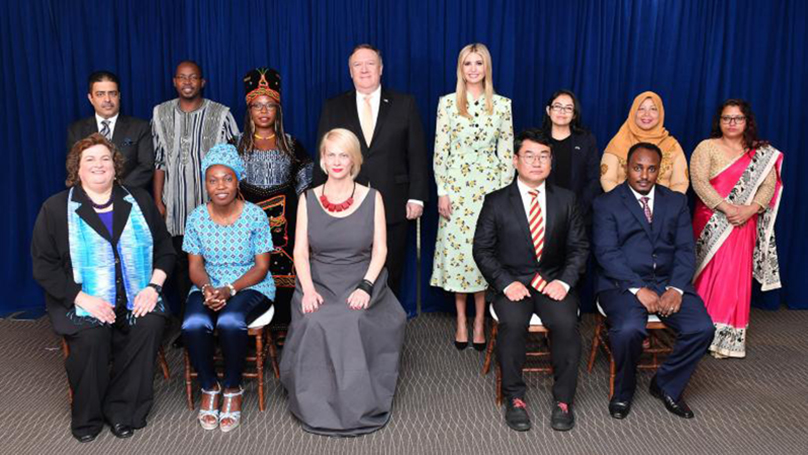
#> input picture face recognize/faces/group_photos.jpg, 808 x 455 px
$ python 'face recognize.py'
#> lines starting #> are read from the running program, lines starting #| are printed output that depends on the picture; after the words box and inside, x2 and y2 are one past the last pixel; in counts of white or black regions, pixels touching at a corner belong together
import cv2
from PIL import  Image
casc_path = './cascade_files/haarcascade_frontalface_default.xml'
Face_Cascade = cv2.CascadeClassifier(casc_path)
image = cv2.imread('./faces/group_photos.jpg')
#> image is the input picture: shape (455, 808, 3); mean B, G, R 88.7, 73.1, 76.9
pil_image = Image.open('./faces/group_photos.jpg')
faces = Face_Cascade.detectMultiScale(image,
                                      scaleFactor=1.1,
                                      minNeighbors=4,
                                      minSize=(3,3),
                                      maxSize=(57,57))
#> faces = 13 rows, first 6: [456, 50, 35, 35], [173, 66, 29, 29], [88, 80, 36, 36], [547, 95, 31, 31], [717, 107, 32, 32], [320, 141, 38, 38]
count = 1
for x,y,w,h in faces:
    cv2.rectangle(image,(x,y),(x+w,y+h),(0,255,0),2)

    cv2.rectangle(image,(x,y),(x+w,y+h),(0,255,0),2)
    filename = './media/face' +str(count) + '.jpg'
    image_crop = pil_image.crop((x,y,x+w,y+h))
    image_crop.save(filename)
    count += 1
#> this loop made 13 passes
#> (x, y, w, h, filename) on passes 1 to 12: (456, 50, 35, 35, './media/face1.jpg'), (173, 66, 29, 29, './media/face2.jpg'), (88, 80, 36, 36, './media/face3.jpg'), (547, 95, 31, 31, './media/face4.jpg'), (717, 107, 32, 32, './media/face5.jpg'), (320, 141, 38, 38, './media/face6.jpg'), (204, 167, 34, 34, './media/face7.jpg'), (348, 50, 35, 35, './media/face8.jpg'), (627, 94, 41, 41, './media/face9.jpg'), (626, 153, 39, 39, './media/face10.jpg'), (515, 140, 43, 43, './media/face11.jpg'), (77, 146, 42, 42, './media/face12.jpg')
#> pass 1, `image_crop = pil_image.crop((x,y,x+w,y+h))`:
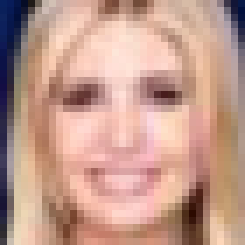
#> image_crop: PIL image 35x35 RGB (shown 7 times larger); mean R, G, B 195.1, 155, 140.9
#> pass 2, `image_crop = pil_image.crop((x,y,x+w,y+h))`:
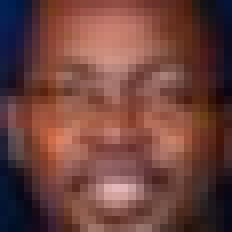
#> image_crop: PIL image 29x29 RGB (shown 8 times larger); mean R, G, B 110.6, 67.5, 61.8
#> pass 3, `image_crop = pil_image.crop((x,y,x+w,y+h))`:
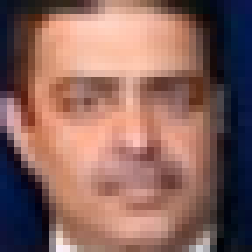
#> image_crop: PIL image 36x36 RGB (shown 7 times larger); mean R, G, B 137.9, 101.2, 94.3
#> after the loop:
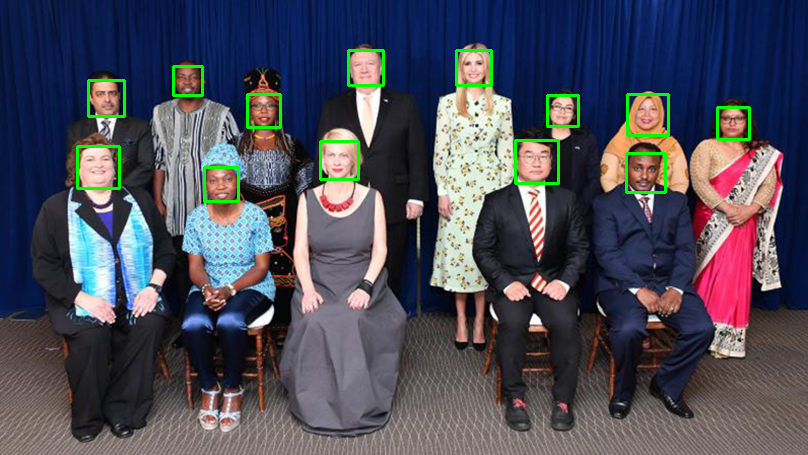
#> image: shape (455, 808, 3); 1.51% of pixels changed, all inside (x1, y1, x2, y2) = (76, 49, 751, 203)
#> after the loop:
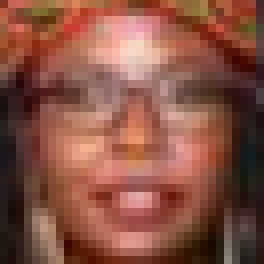
#> image_crop: PIL image 33x33 RGB (shown 8 times larger); mean R, G, B 136.1, 82.4, 67.3
#> after the loop, count = 14

cv2.putText(image,'Find'+str(len(faces))+'faces',(0,image.shape[0]),
            cv2.FONT_HERSHEY_PLAIN,5,(255,255,255),2)
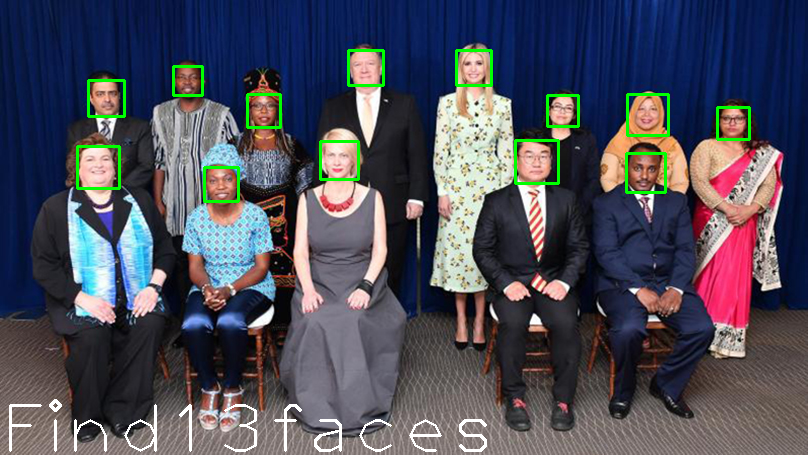
#> image: shape (455, 808, 3); 0.78% of pixels changed, all inside (x1, y1, x2, y2) = (9, 399, 487, 452)

cv2.imshow('facedetect',image)
cv2.imwrite('face_recognition1.jpg',image)


cv2.waitKey(1000)
cv2.destroyAllWindows()
